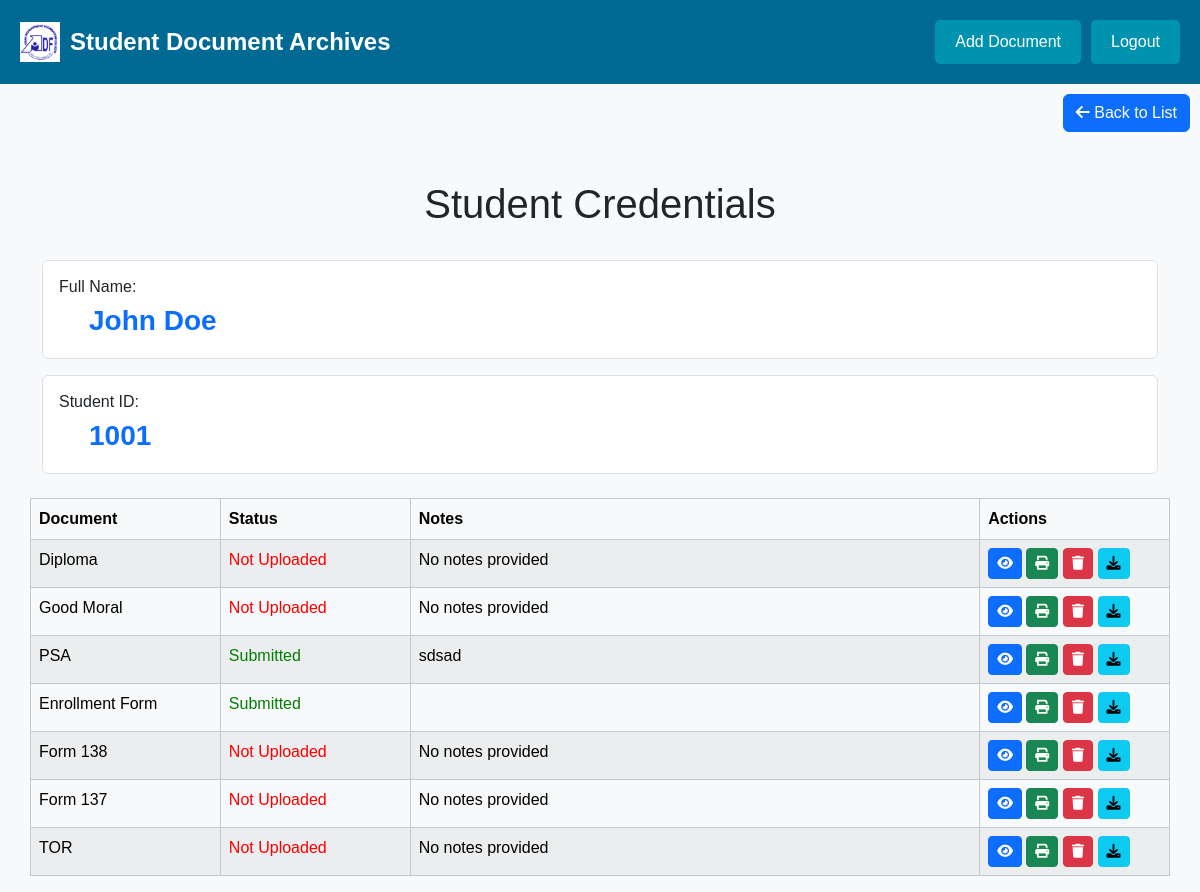
The app's page /Archiving/archive/studentListCredentials.php?student_id=1001, older data.
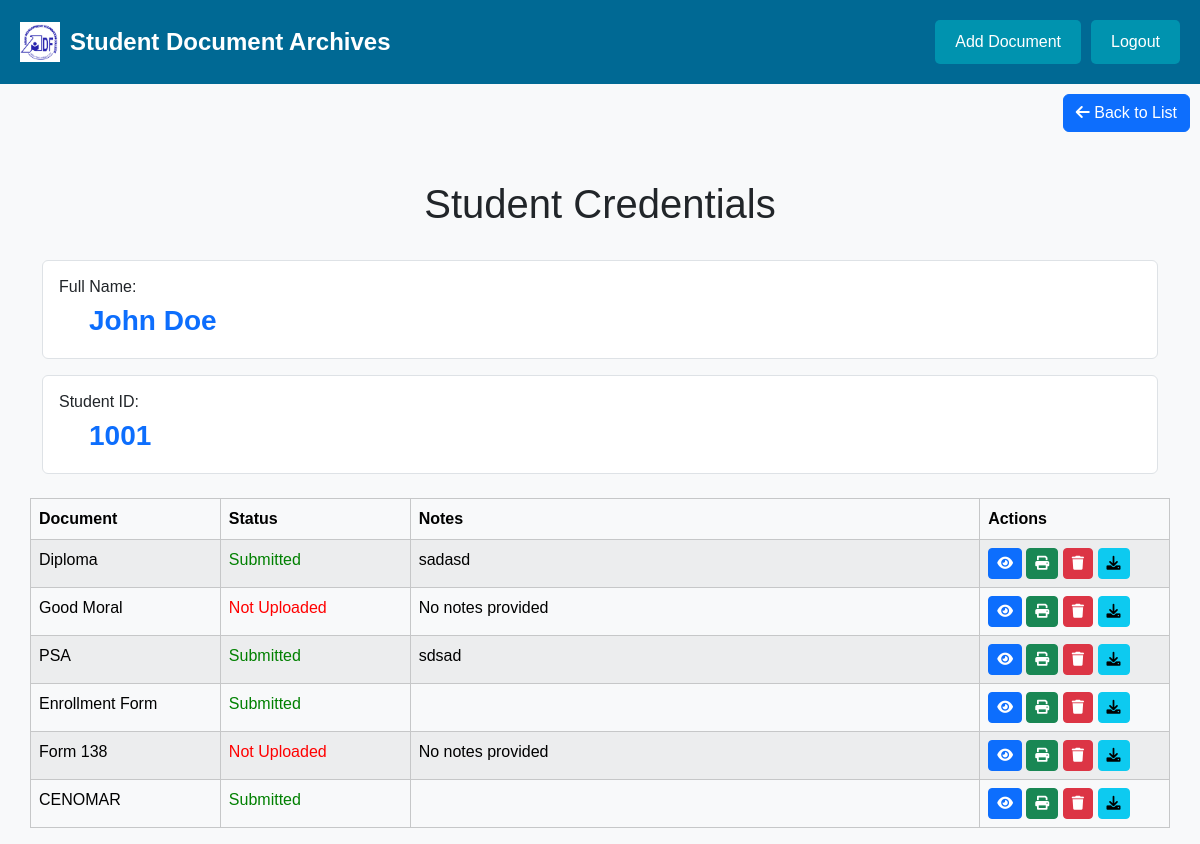
The same page, newer data.
### tables this page shows
CREATE TABLE `document_requirements` (
  `id` int(11) NOT NULL,
  `document_name` varchar(255) NOT NULL,
  `description` text DEFAULT NULL
);

CREATE TABLE `student_documents` (
  `id` int(11) NOT NULL,
  `student_id` int(11) NOT NULL,
  `document_id` int(11) NOT NULL,
  `status` tinyint(1) DEFAULT 0,
  `notes` text DEFAULT 'No notes provided',
  `updated_at` timestamp NOT NULL DEFAULT current_timestamp() ON UPDATE current_timestamp(),
  `file_path` varchar(255) NOT NULL
);

### Archiving/archive/StudentListCredentials.php (the view, shortened to what the changed rows need)
<?php
$conn = new mysqli("localhost", "root", "", "student_management");
if (isset($_GET['student_id']) && !empty($_GET['student_id'])) {
    $student_id = intval($_GET['student_id']);
} else {
    die("Student ID is required.");
}
$documents_result = $conn->query("SELECT * FROM document_requirements");
$stmt = $conn->prepare("SELECT * FROM students WHERE student_id = ?");
$stmt->bind_param("i", $student_id);
$stmt->execute();
$student_result = $stmt->get_result();
$student = $student_result->fetch_assoc();
$stmt = $conn->prepare("SELECT * FROM student_documents WHERE student_id = ?");
$stmt->bind_param("i", $student_id);
$stmt->execute();
$student_documents_result = $stmt->get_result();
?>
<!DOCTYPE html>
<html lang="en">
<head>
    <link href="https://cdn.jsdelivr.net/npm/bootstrap@5.3.1/dist/css/bootstrap.min.css" rel="stylesheet">
    <link rel="stylesheet" href="nav.css">
    <link rel="stylesheet" href="https://cdnjs.cloudflare.com/ajax/libs/font-awesome/6.0.0-beta3/css/all.min.css">
</head>
<body class="bg-light">
<div class="container mt-5">
    <div class="d-flex justify-content-between align-items-center mb-4">
        <h1 class="text-center w-100">Student Credentials</h1>
    </div>
    <div class="row">
        <table class="table table-bordered table-striped table-hover table-light">
            <thead class="thead-dark">
                <tr>
                    <th class="col-2">Document</th>
                    <th class="col-2">Status</th>
                    <th class="col-6">Notes</th>
                    <th class="col-2">Actions</th>
                </tr>
            </thead>
            <tbody>
                <?php while ($document = $documents_result->fetch_assoc()): ?>
                <tr>
                    <td><?= htmlspecialchars($document['document_name']); ?></td>
                    <?php
                    $status = "Not Uploaded";
                    $notes = "No notes provided";
                    $color = "red";
                    $student_documents_result->data_seek(0);
                    while ($student_document = $student_documents_result->fetch_assoc()) {
                        if ($student_document['document_id'] == $document['id']) {
                            $status = $student_document['status'] == 1 ? "Submitted" : "No record";
                            $color = $student_document['status'] == 1 ? "green" : "red";
                            $notes = htmlspecialchars($student_document['notes']);
                            break;
                        }
                    }
                    ?>
                    <td style="color: <?php echo $color; ?>;"><?php echo $status; ?></td>
                    <td><?= $notes; ?></td>
                    <td>
                    <button
    class="btn btn-primary btn-sm"
    data-bs-toggle="modal"
    data-bs-target="#viewModal"
    data-file="<?= htmlspecialchars($student_document['file_path'] ?? '#'); ?>"
    title="View">
    <i class="fas fa-eye"></i>
</button>
<a href="#" class="btn btn-success btn-sm"
   title="Print"
   onclick="printDocument('http://localhost/archiving/archive/<?= htmlspecialchars($student_document['file_path'] ?? '#'); ?>')">
    <i class="fas fa-print"></i>
</a>
                        <a href="?delete_id=<?= htmlspecialchars($document['id']) ?>&student_id=<?= htmlspecialchars($student['student_id']) ?>" class="btn btn-danger btn-sm" onclick="return confirm('Are you sure?');" title="Delete">
                            <i class="fas fa-trash"></i>
                        </a>
                        <a href="?download_id=<?= htmlspecialchars($document['id']) ?>&student_id=<?= htmlspecialchars($student['student_id']) ?>" class="btn btn-info btn-sm" title="Download">
                            <i class="fas fa-download"></i>
                        </a>
                    </td>
                </tr>
                <?php endwhile; ?>
            </tbody>
        </table>
    </div>
</div>
</body>
</html>

Row changes from the older to the newer data that the page shows:
removed document_requirements: document_name "Form 137", status "Not Uploaded", notes "No notes provided"
removed document_requirements: document_name "TOR", status "Not Uploaded", notes "No notes provided"
changed document_requirements "Diploma": student_documents.status "Not Uploaded" → "Submitted"; student_documents.notes "No notes provided" → "sadasd"
added document_requirements: document_name "CENOMAR"
added student_documents: status "Submitted"
